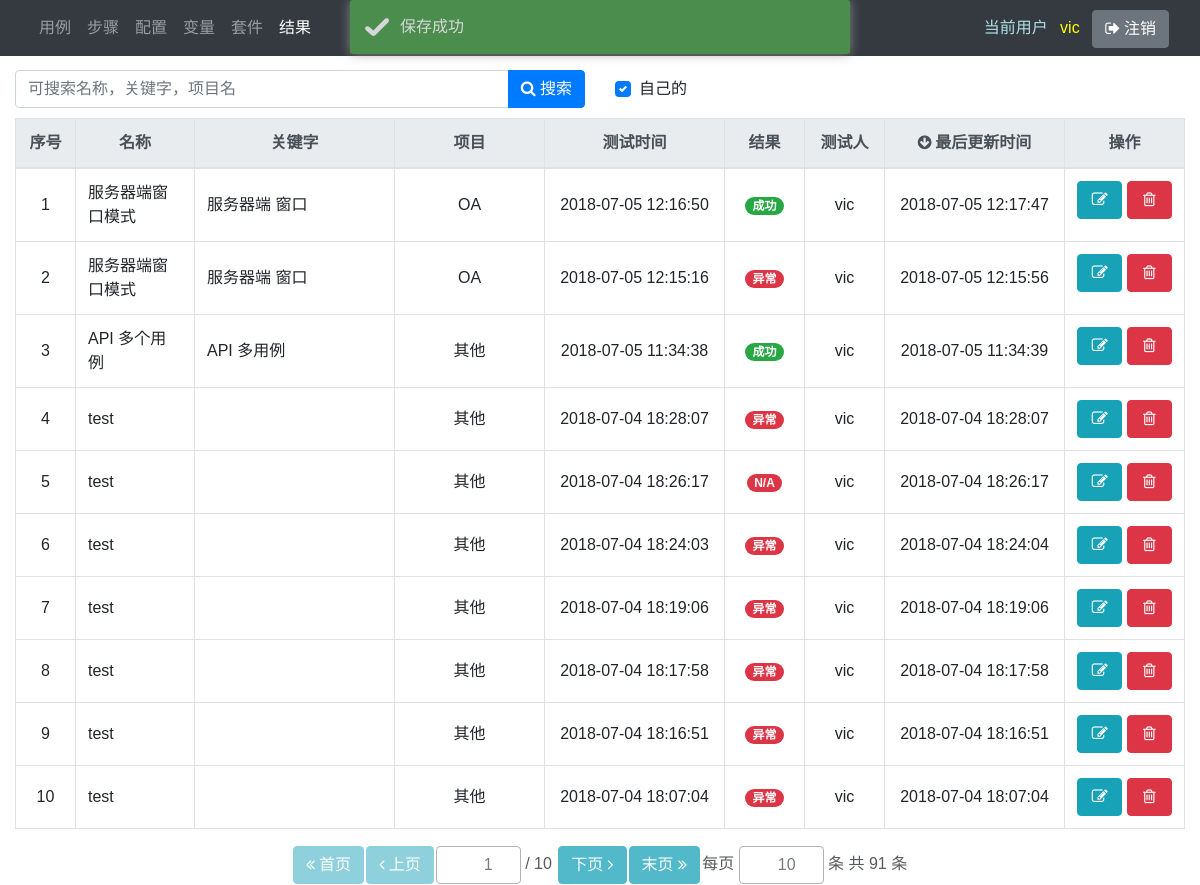
Screenshot of /home/ (signed in) with the database file from the repository.
### main/models.py (models this page shows, shortened)
class SuiteResult(models.Model):
    code = models.UUIDField(auto_created=True, default=uuid.uuid1, editable=False)
    name = models.CharField(max_length=100)
    description = models.TextField(blank=True)
    keyword = models.CharField(blank=True, max_length=100)
    is_active = models.BooleanField(default=True)
    base_timeout = models.FloatField(default=10)
    ui_get_ss = models.BooleanField(default=True)
    thread_count = models.IntegerField(default=1)
    config = models.TextField(blank=True, null=True)
    variable_group = models.TextField(blank=True, null=True)
    project = models.ForeignKey('main.Project', on_delete=models.SET_NULL, blank=True, null=True)
    suite = models.ForeignKey('main.Suite', on_delete=models.SET_NULL, null=True, blank=True)
    creator = models.ForeignKey(
        User, verbose_name='创建人', related_name='suite_result_creator', on_delete=models.SET_NULL, blank=True,
        null=True)
    created_date = models.DateTimeField('创建时间', auto_now_add=True, null=True)
    modifier = models.ForeignKey(
        User, verbose_name='修改人', related_name='suite_result_modifier', on_delete=models.SET_NULL, blank=True,
        null=True)
    modified_date = models.DateTimeField('修改时间', auto_now=True, null=True)
    start_date = models.DateTimeField(verbose_name='开始时间', blank=True, null=True)
    end_date = models.DateTimeField(verbose_name='结束时间', blank=True, null=True)
    execute_count = models.IntegerField(blank=True, null=True)
    pass_count = models.IntegerField(blank=True, null=True)
    fail_count = models.IntegerField(blank=True, null=True)
    error_count = models.IntegerField(blank=True, null=True)
    result_status_list = (
        (1, '成功'),
        (2, '失败'),
        (3, '异常'),
    )
    result_status = models.IntegerField(blank=True, null=True)

### main/views/result.py (the view)
# urls.py: path('home/', result.list_, name='home'),
@login_required
def list_(request):
    prompt = None
    if request.method == 'POST':
        page = int(request.POST.get('page', 1)) if request.POST.get('page') != '' else 1
        if page <= 0:
            page = 1
        size = int(request.POST.get('size', 5)) if request.POST.get('size') != '' else 10
        search_text = str(request.POST.get('search_text', ''))
        order_by = request.POST.get('order_by', 'modified_date')
        order_by_reverse = request.POST.get('order_by_reverse', False)
        own = request.POST.get('own_checkbox')
    else:
        page = int(request.COOKIES.get('page', 1))
        size = int(request.COOKIES.get('size', 10))
        search_text = ''
        order_by = 'modified_date'
        order_by_reverse = True
        own = True
        if request.session.get('status', None) == 'success':
            prompt = 'success'
        request.session['status'] = None
    q = get_query_condition(search_text)
    if own:
        objects = SuiteResult.objects.filter(q, is_active=True, creator=request.user).order_by('-start_date').values(
            'pk', 'name', 'keyword', 'project__name', 'start_date', 'result_status', 'creator', 'creator__username',
            'modified_date')
    else:
        objects = SuiteResult.objects.filter(q, is_active=True).order_by('-start_date').values(
            'pk', 'name', 'keyword', 'project__name',  'start_date', 'result_status', 'creator', 'creator__username',
            'modified_date')
    result_status_list = SuiteResult.result_status_list
    d = {l[0]: l[1] for l in result_status_list}
    for o in objects:
        o['result_status_str'] = d.get(o['result_status'], 'N/A')
    if objects:
        if order_by not in objects[0]:
            order_by = 'modified_date'
        if order_by_reverse is True or order_by_reverse == 'True':
            order_by_reverse = True
        else:
            order_by_reverse = False
        objects = sorted(objects, key=lambda x: x[order_by], reverse=order_by_reverse)
    paginator = Paginator(objects, size)
    try:
        objects = paginator.page(page)
    except PageNotAnInteger:
        objects = paginator.page(1)
        page = 1
    except EmptyPage:
        objects = paginator.page(paginator.num_pages)
        page = paginator.num_pages
    order_by_form = OrderByForm(initial={'order_by': order_by, 'order_by_reverse': order_by_reverse})
    paginator_form = PaginatorForm(initial={'page': page, 'size': size}, page_max_value=paginator.num_pages)
    return render(request, 'main/result/list.html', locals())

### main/forms.py
class OrderByForm(forms.Form):
    order_by = forms.CharField(max_length=100, required=False, widget=forms.HiddenInput)
    order_by_reverse = forms.BooleanField(required=False, widget=forms.HiddenInput)

class PaginatorForm(forms.Form):
    size = forms.IntegerField(min_value=1, max_value=10000, required=False)
    def __init__(self, page_max_value, *args, **kwargs):
        super(PaginatorForm, self).__init__(*args, **kwargs)
        self.fields['page'] = forms.IntegerField(min_value=1, max_value=page_max_value, required=False)

### main/views/general.py (called while the page is built)
def get_query_condition(search_text):
    search_text = search_text.replace('\\ ', '#{$blank}#')
    search_text_or_list = search_text.split(' ')
    q = Q()
    for search_text_or in search_text_or_list:
        search_text_or = search_text_or.replace('#{$blank}#', ' ')
        search_text_and_list = search_text_or.split('#&&#')
        q1 = Q()
        q2 = Q()
        q3 = Q()
        for search_text_and in search_text_and_list:
            if search_text_and == '':
                continue
            q1 &= Q(name__icontains=search_text_and)
            q2 &= Q(keyword__icontains=search_text_and)
            q3 &= Q(project__name__icontains=search_text_and)
        q |= q1 | q2 | q3
    return q

### main/templates/main/result/list.html (shortened to what this page needs)
{% extends 'main/list_base.html' %}
{% block tools_bar %}
    {% include 'main/include/tools_bar.html' %}
{% endblock %}
{% block result_table %}
    <div class="table-responsive" id='result_table'>
        <table class="table table-bordered table-hover">
            <colgroup>
                <col style='width: 60px;'>
                <col>
                <col style='width: 200px;'>
                <col style='width: 150px;'>
                <col style='width: 180px;'>
                <col style='width: 80px;'>
                <col style='width: 80px;'>
                <col style='width: 180px;'>
                <col style='width: 120px;'>
            </colgroup>
            <thead class="thead-light middle">
                <tr>
                    <th>序号</th>
                    <th order_by_text="name">名称</th>
                    <th order_by_text="keyword">关键字</th>
                    <th order_by_text="project__name">项目</th>
                    <th order_by_text="start_date">测试时间</th>
                    <th order_by_text="result_status_str">结果</th>
                    <th order_by_text="creator__username">测试人</th>
                    <th order_by_text="modified_date">最后更新时间</th>
                    <th>操作</th>
                </tr>
            </thead>
            <tbody>
                {% for obj in objects %}
                    <tr pk="{{ obj.pk }}" edit_url="{% url 'result' obj.pk %}" quick_update_url="{% url 'result_quick_update' obj.pk %}" del_url="{% url 'result_delete' obj.pk %}">
                        <td col_name='index' class="middle"></td>
                        <td {% if request.user.pk == obj.creator %}quick_update{% endif %} col_name='name' class="align-middle">{{ obj.name }}</td>
                        <td {% if request.user.pk == obj.creator %}quick_update{% endif %} col_name='keyword' class="align-middle">{{ obj.keyword }}</td>
                        <td col_name='project__name' class="middle">{{ obj.project__name }}</td>
                        <td col_name='start_date' class="middle">{{ obj.start_date }}</td>
                        {% if obj.result_status == 1 %}
                            <td class="middle"><span class="badge badge-pill badge-success">{{ obj.result_status_str }}</span></td>
                        {% elif obj.result_status == 2 %}
                            <td class="middle"><span class="badge badge-pill badge-warning">{{ obj.result_status_str }}</span></td>
                        {% else %}
                            <td class="middle"><span class="badge badge-pill badge-danger">{{ obj.result_status_str }}</span></td>
                        {% endif %}
                        <td col_name='creator__username' class="middle">{{ obj.creator__username }}</td>
                        <td col_name='modified_date' class="middle">{{ obj.modified_date }}</td>
                        <td>
                            <div class="middle">
                                {% if request.user.pk == obj.creator %}
                                    <button type="button" name="edit_button" class="btn btn-info list_button" data-toggle="tooltip" title="编辑"><i class="icon-edit"></i></button>
                                    <button type="button" name="delete_button" class="btn btn-danger list_button" data-toggle="tooltip" title="删除"><i class="icon-trash"></i></button>
                                {% else %}
                                    <button type="button" name="edit_button" class="btn btn-info list_button" data-toggle="tooltip" title="查看"><i class="icon-list"></i></button>
                                {% endif %}
                            </div>
                        </td>
                    </tr>
                {% empty %}
                    <tr>
                        <td colspan="9" class="text-center bg-secondary"><span class="text-white">无数据</span></td>
                    </tr>
                {% endfor %}
            </tbody>
        </table>
    </div>
{% endblock %}

### main/templates/main/include/navbar.html (shortened to what this page needs)
<nav class="navbar navbar-expand-lg navbar-dark bg-dark fixed-top" id="navbar">
   <div class="container-fluid">
       <div class="collapse navbar-collapse">
           <ul class="navbar-nav">
                <li class="nav-item" id="nav_case">
                    <a class="nav-link" href="{% url 'cases' %}">用例</a>
                </li>
                <li class="nav-item" id="nav_step">
                    <a class="nav-link" href="{% url 'steps' %}">步骤</a>
                </li>
                <li class="nav-item" id="nav_config">
                    <a class="nav-link" href="{% url 'configs' %}">配置</a>
                </li>
                <li class="nav-item" id="nav_variable">
                    <a class="nav-link" href="{% url 'variable_groups' %}">变量</a>
                </li>
                <li class="nav-item" id="nav_suite">
                    <a class="nav-link" href="{% url 'suites' %}">套件</a>
                </li>
                <li class="nav-item" id="nav_result">
                    <a class="nav-link" href="{% url 'results' %}">结果</a>
                </li>
            </ul>
       </div>
       <div class="justify-content-end">
            <div class="">
                <span class="navbar-text" style="color: powderblue;">当前用户</span>
                <span class="navbar-text" style="color: yellow; padding: 0 0.5em">{{ request.user }}</span>
                <button id="logout_btn" class="btn btn-secondary" type="button"><i class="icon-signout">&nbsp;</i>注销</button>
            </div>
       </div>
</nav>

### main/static/main/css/main.css (style rules this page uses)
body { font-family: Arial, Microsoft YaHei, SimHei; }
div.paginator input { border: 1px solid rgb(153, 153, 153); resize: vertical; text-align: right; }
.middle { text-align: center !important; vertical-align: middle!important; }

### main/templates/main/list_base.html (style rules this page uses)
.list_button { width: 45px; }

### rows the page displays
SuiteResult: name "服务器端窗口模式", keyword "服务器端 窗口", project__name "OA", start_date "2018-07-05 12:16:50", result_status_str "成功", creator__username "vic", modified_date "2018-07-05 12:17:47"
SuiteResult: name "服务器端窗口模式", keyword "服务器端 窗口", project__name "OA", start_date "2018-07-05 12:15:16", result_status_str "异常", creator__username "vic", modified_date "2018-07-05 12:15:56"
SuiteResult: name "API 多个用例", keyword "API 多用例", project__name "其他", start_date "2018-07-05 11:34:38", result_status_str "成功", creator__username "vic", modified_date "2018-07-05 11:34:39"
SuiteResult: name "test", project__name "其他", start_date "2018-07-04 18:28:07", result_status_str "异常", creator__username "vic", modified_date "2018-07-04 18:28:07"
SuiteResult: name "test", project__name "其他", start_date "2018-07-04 18:26:17", result_status_str "N/A", creator__username "vic", modified_date "2018-07-04 18:26:17"
SuiteResult: name "test", project__name "其他", start_date "2018-07-04 18:24:03", result_status_str "异常", creator__username "vic", modified_date "2018-07-04 18:24:04"
SuiteResult: name "test", project__name "其他", start_date "2018-07-04 18:19:06", result_status_str "异常", creator__username "vic", modified_date "2018-07-04 18:19:06"
SuiteResult: name "test", project__name "其他", start_date "2018-07-04 18:17:58", result_status_str "异常", creator__username "vic", modified_date "2018-07-04 18:17:58"
SuiteResult: name "test", project__name "其他", start_date "2018-07-04 18:16:51", result_status_str "异常", creator__username "vic", modified_date "2018-07-04 18:16:51"
SuiteResult: name "test", project__name "其他", start_date "2018-07-04 18:07:04", result_status_str "异常", creator__username "vic", modified_date "2018-07-04 18:07:04"

### other values shown
{{ request.user }} "vic"
{{ paginator.num_pages|default:0 }} "10"
{{ paginator.count|default:0 }} "91"
